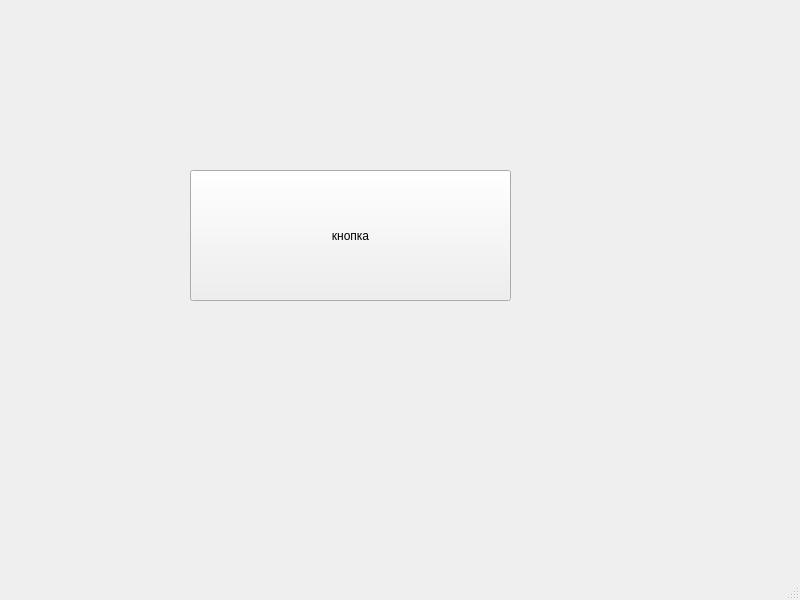
<?xml version="1.0" encoding="UTF-8"?>
<ui version="4.0">
 <class>MainWindow</class>
 <widget class="QMainWindow" name="MainWindow">
  <property name="geometry">
   <rect>
    <x>0</x>
    <y>0</y>
    <width>800</width>
    <height>600</height>
   </rect>
  </property>
  <property name="windowTitle">
   <string>MainWindow</string>
  </property>
  <widget class="QWidget" name="centralwidget">
   <widget class="QPushButton" name="pushButton">
    <property name="geometry">
     <rect>
      <x>190</x>
      <y>170</y>
      <width>321</width>
      <height>131</height>
     </rect>
    </property>
    <property name="text">
     <string>кнопка</string>
    </property>
   </widget>
  </widget>
  <widget class="QMenuBar" name="menubar">
   <property name="geometry">
    <rect>
     <x>0</x>
     <y>0</y>
     <width>800</width>
     <height>21</height>
    </rect>
   </property>
  </widget>
  <widget class="QStatusBar" name="statusbar"/>
 </widget>
 <resources/>
 <connections/>
</ui>
